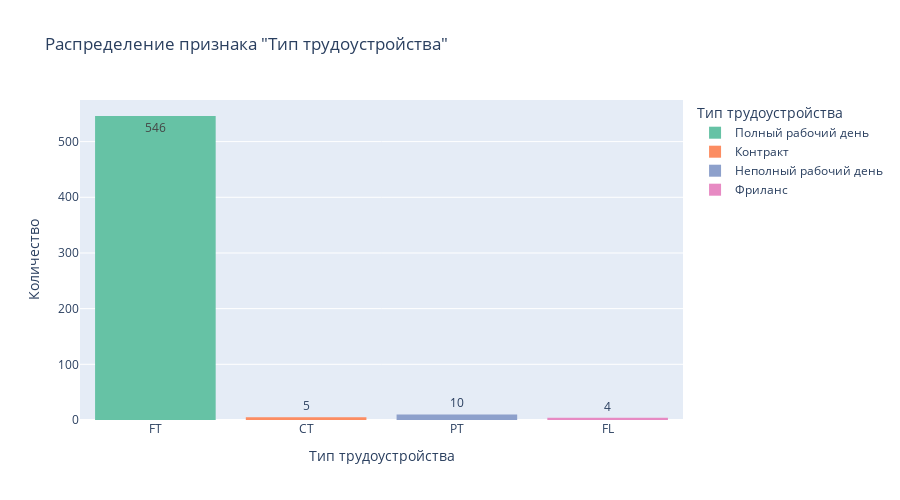

The code cell stored with this chart in its notebook:
### Code cell
# Аналогично построим гистограмму распределения типа трудоустройства:

fig = px.histogram(
    data, 
    x = 'employment_type', 
    height=500, 
    width=900,
    title = 'Распределение признака "Тип трудоустройства"', 
    labels = {'employment_type': 'Тип трудоустройства'},
    text_auto = True,
    color = 'employment_type',
    color_discrete_sequence = px.colors.qualitative.Set2
   
)
fig.update_layout(xaxis_title_text = 'Тип трудоустройства', yaxis_title_text='Количество')
newnames = {'PT':'Неполный рабочий день', 'FT': 'Полный рабочий день', 'CT':'Контракт', 'FL':'Фриланс'}
fig.for_each_trace(lambda t: t.update(name = newnames[t.name]))
fig.show()

### Figure 1 — Plotly figure (JSON) as saved in the notebook; plotly's stock layout.template omitted (floating-point values rounded to 4 significant figures; data arrays with more than 128 entries replaced by an {"elided": "..."} marker saying what was removed)
{"data": [{"alignmentgroup": "True", "bingroup": "x", "hovertemplate": "Тип трудоустройства=%{x}<br>count=%{y}<extra></extra>", "legendgroup": "FT", "marker": {"color": "rgb(102,194,165)", "pattern": {"shape": ""}}, "name": "Полный рабочий день", "offsetgroup": "FT", "orientation": "v", "showlegend": true, "texttemplate": "%{value}", "type": "histogram", "x": {"elided": "546 str values"}, "xaxis": "x", "yaxis": "y"}, {"alignmentgroup": "True", "bingroup": "x", "hovertemplate": "Тип трудоустройства=%{x}<br>count=%{y}<extra></extra>", "legendgroup": "CT", "marker": {"color": "rgb(252,141,98)", "pattern": {"shape": ""}}, "name": "Контракт", "offsetgroup": "CT", "orientation": "v", "showlegend": true, "texttemplate": "%{value}", "type": "histogram", "x": ["CT", "CT", "CT", "CT", "CT"], "xaxis": "x", "yaxis": "y"}, {"alignmentgroup": "True", "bingroup": "x", "hovertemplate": "Тип трудоустройства=%{x}<br>count=%{y}<extra></extra>", "legendgroup": "PT", "marker": {"color": "rgb(141,160,203)", "pattern": {"shape": ""}}, "name": "Неполный рабочий день", "offsetgroup": "PT", "orientation": "v", "showlegend": true, "texttemplate": "%{value}", "type": "histogram", "x": ["PT", "PT", "PT", "PT", "PT", "PT", "PT", "PT", "PT", "PT"], "xaxis": "x", "yaxis": "y"}, {"alignmentgroup": "True", "bingroup": "x", "hovertemplate": "Тип трудоустройства=%{x}<br>count=%{y}<extra></extra>", "legendgroup": "FL", "marker": {"color": "rgb(231,138,195)", "pattern": {"shape": ""}}, "name": "Фриланс", "offsetgroup": "FL", "orientation": "v", "showlegend": true, "texttemplate": "%{value}", "type": "histogram", "x": ["FL", "FL", "FL", "FL"], "xaxis": "x", "yaxis": "y"}], "layout": {"barmode": "relative", "height": 500, "legend": {"title": {"text": "Тип трудоустройства"}, "tracegroupgap": 0}, "title": {"text": "Распределение признака \"Тип трудоустройства\""}, "width": 900, "xaxis": {"anchor": "y", "categoryarray": ["FT", "CT", "PT", "FL"], "categoryorder": "array", "domain": [0, 1], "title": {"text": "Тип трудоустройства"}}, "yaxis": {"anchor": "x", "domain": [0, 1], "title": {"text": "Количество"}}}}
